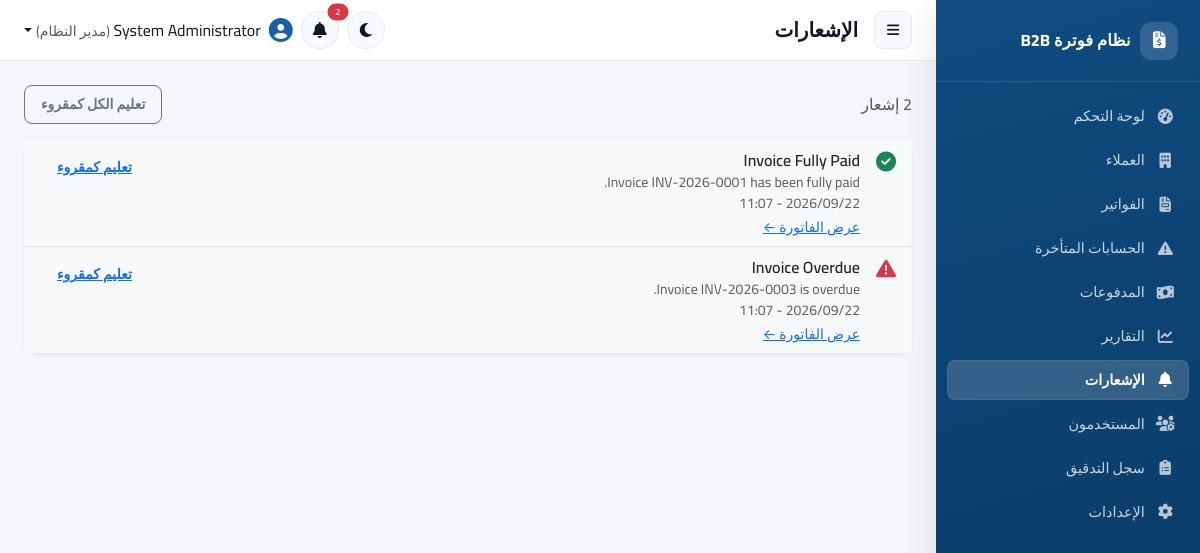
The app's page /notifications/index.php (signed in) with its own data.
### tables this page shows
CREATE TABLE IF NOT EXISTS notifications (
    id INT UNSIGNED AUTO_INCREMENT PRIMARY KEY,
    user_id INT UNSIGNED NULL,                
    title VARCHAR(150) NOT NULL,
    message VARCHAR(500) NOT NULL,
    type VARCHAR(50) NOT NULL,                
    related_entity_type VARCHAR(50) NULL,
    related_entity_id INT UNSIGNED NULL,
    is_read TINYINT(1) NOT NULL DEFAULT 0,
    created_at DATETIME NOT NULL DEFAULT CURRENT_TIMESTAMP,
    CONSTRAINT fk_notifications_user FOREIGN KEY (user_id) REFERENCES users(id) ON DELETE CASCADE,
    INDEX idx_notifications_user (user_id, is_read)
);

### includes/functions.php (called while the page is built, shortened)
<?php
function e(?string $value): string
{
    return htmlspecialchars($value ?? '', ENT_QUOTES | ENT_SUBSTITUTE, 'UTF-8');
}
function format_datetime(?string $date): string
{
    $ts = strtotime($date);
    return $ts ? date('Y/m/d - H:i', $ts) : '';
}
function base_path(string $path = ''): string
{
    return rtrim(APP_URL, '/') . '/' . ltrim($path, '/');
}

### notifications/index.php (the view, shortened to what this page needs)
<?php
$pdo = Database::get();
$stmt = $pdo->prepare('SELECT * FROM notifications WHERE user_id = :uid ORDER BY created_at DESC LIMIT 100');
$stmt->execute(['uid' => Auth::id()]);
$notifications = $stmt->fetchAll();
$typeIcon = function (string $type): string {
    return match ($type) {
        'invoice_created' => 'fa-file-invoice text-primary',
        'payment_recorded' => 'fa-money-bill-wave text-success',
        'invoice_overdue' => 'fa-triangle-exclamation text-danger',
        'invoice_paid' => 'fa-circle-check text-success',
        'invoice_due_soon' => 'fa-clock text-warning',
        default => 'fa-bell text-secondary',
    };
};
require __DIR__ . '/../includes/layout_header.php';
?>
<div class="d-flex justify-content-between align-items-center mb-3">
  <h6 class="mb-0 text-muted"><?= count($notifications) ?> إشعار</h6>
  <form method="post"><?= csrf_field() ?><input type="hidden" name="action" value="mark_all_read">
    <button class="btn btn-sm btn-outline-secondary">تعليم الكل كمقروء</button>
  </form>
</div>
<div class="card border-0 shadow-sm">
  <div class="list-group list-group-flush">
    <?php foreach ($notifications as $n): ?>
      <div class="list-group-item d-flex justify-content-between align-items-start <?= $n['is_read'] ? '' : 'bg-light' ?>">
        <div class="d-flex gap-3">
          <i class="fa-solid <?= $typeIcon($n['type']) ?> fs-5 mt-1"></i>
          <div>
            <div class="fw-semibold"><?= e($n['title']) ?></div>
            <div class="text-muted small"><?= e($n['message']) ?></div>
            <div class="text-muted small"><?= e(format_datetime($n['created_at'])) ?></div>
            <?php if ($n['related_entity_type'] === 'invoice' && $n['related_entity_id']): ?>
              <a class="small" href="<?= e(base_path('invoices/view.php?id=' . $n['related_entity_id'])) ?>">عرض الفاتورة ←</a>
            <?php endif; ?>
          </div>
        </div>
        <?php if (!$n['is_read']): ?>
          <form method="post"><?= csrf_field() ?><input type="hidden" name="notification_id" value="<?= $n['id'] ?>">
            <button class="btn btn-sm btn-link">تعليم كمقروء</button>
          </form>
        <?php endif; ?>
      </div>
    <?php endforeach; ?>
  </div>
</div>
<?php require __DIR__ . '/../includes/layout_footer.php'; ?>

### includes/layout_header.php (style rules this page uses)
:root { --sidebar-w: 264px; --brand-50: #eef4fc; --brand-100: #d7e6f7; --brand-500: #1a5fa8; --brand-600: #0f4c81; --brand-700: #0a3760; --brand-glow: rgba(15,76,129,.18); --radius-lg: 16px; --radius-md: 12px; --radius-sm: 8px; --shadow-sm: 0 1px 2px rgba(16,24,40,.06); --shadow-md: 0 4px 16px rgba(16,24,40,.08); --shadow-lg: 0 12px 32px rgba(16,24,40,.12); --bg-app: #f4f6fa; --bg-surface: #ffffff; --bg-subtle: #f8f9fc; --text-primary: #101828; --text-muted: #667085; --border-soft: #e7eaf0; --transition-base: .18s cubic-bezier(.4,0,.2,1); }
* { box-sizing:border-box; }
html, body { height:100%; }
body { background: var(--bg-app); color: var(--text-primary); font-family: 'Cairo', 'Inter', 'Segoe UI', system-ui, -apple-system, sans-serif; transition: background var(--transition-base), color var(--transition-base); }
.card { background: var(--bg-surface); border:1px solid var(--border-soft); border-radius: var(--radius-lg); box-shadow: var(--shadow-sm); transition: box-shadow var(--transition-base), transform var(--transition-base); }
.btn { border-radius: var(--radius-sm); font-weight:600; padding:.5rem 1rem; transition: all var(--transition-base); }
.btn-sm { border-radius: var(--radius-sm); }

### records on screen
notifications: title "Invoice Fully Paid", message "Invoice INV-2026-0001 has been fully paid.", created_at "2026/09/22 - 11:07"
notifications: title "Invoice Overdue", message "Invoice INV-2026-0003 is overdue.", created_at "2026/09/22 - 11:07"

### other values on screen
$item['label'] "لوحة التحكم"
$item['label'] "العملاء"
$item['label'] "الفواتير"
$item['label'] "الحسابات المتأخرة"
$item['label'] "المدفوعات"
$item['label'] "التقارير"
$item['label'] "الإشعارات"
$item['label'] "المستخدمون"
$item['label'] "سجل التدقيق"
$item['label'] "الإعدادات"
$pageTitle "الإشعارات"
$unread "2"
Auth::fullName() "System Administrator"
role_label(Auth::roleName() ?? '') "مدير النظام"
